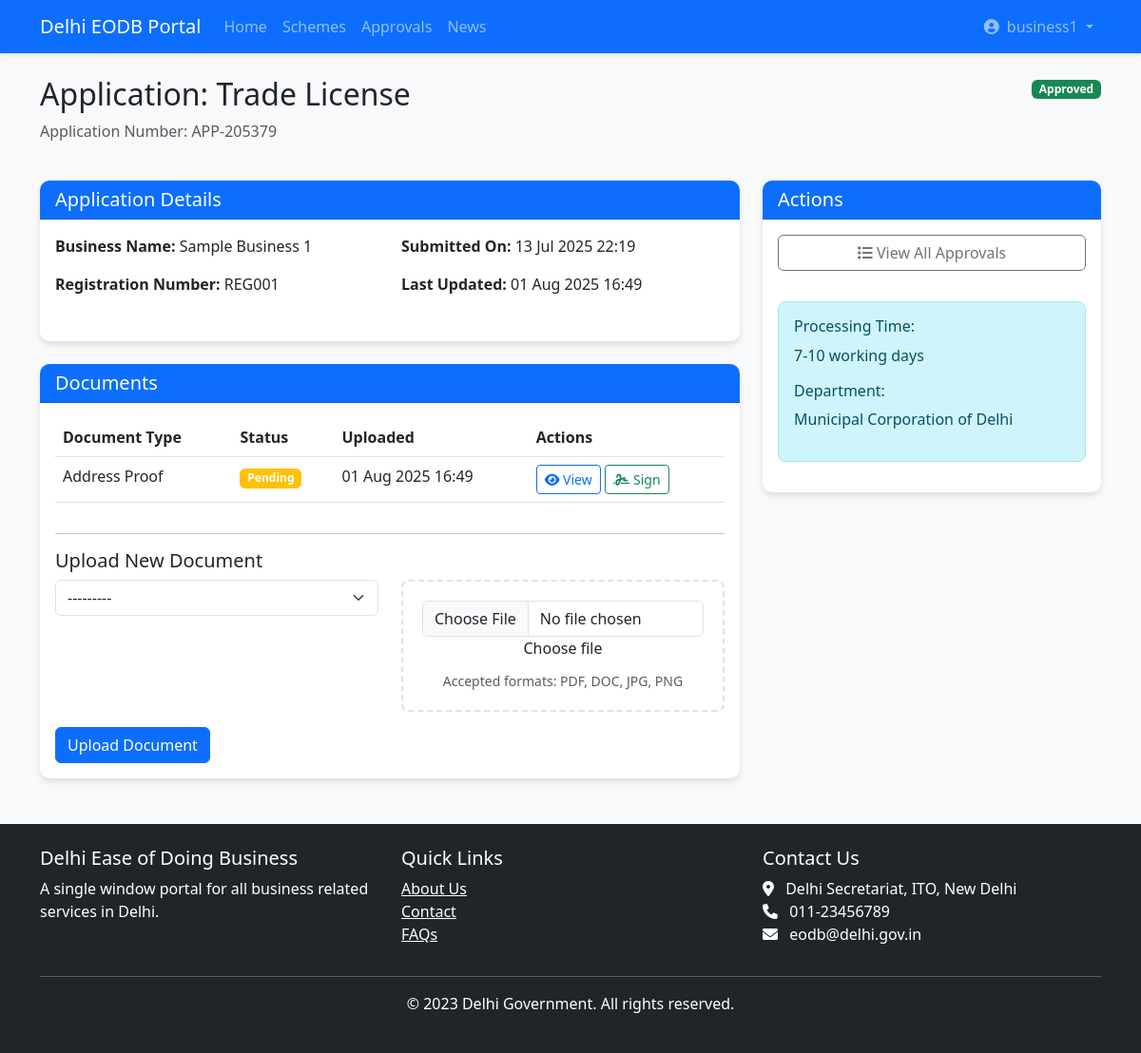
/approvals/1/ (signed in), run on the app's committed database.
### business_portal/models.py (models this page shows, shortened)
class ApprovalApplication(models.Model):
    STATUS_CHOICES = [
        ('draft', 'Draft'),
        ('submitted', 'Submitted'),
        ('under_review', 'Under Review'),
        ('approved', 'Approved'),
        ('rejected', 'Rejected'),
        ('additional_info_required', 'Additional Info Required'),
    ]
    business = models.ForeignKey(BusinessProfile, on_delete=models.CASCADE)
    approval_type = models.ForeignKey(ApprovalType, on_delete=models.CASCADE)
    application_number = models.CharField(max_length=50, unique=True)
    status = models.CharField(max_length=50, choices=STATUS_CHOICES, default='draft')
    submission_date = models.DateTimeField(null=True, blank=True)
    approval_date = models.DateTimeField(null=True, blank=True)
    rejection_reason = models.TextField(null=True, blank=True)
    notes = models.TextField(null=True, blank=True)
    created_at = models.DateTimeField(auto_now_add=True)
    updated_at = models.DateTimeField(auto_now=True)

class ApprovalType(models.Model):
    name = models.CharField(max_length=255)
    description = models.TextField()
    department = models.CharField(max_length=255)
    processing_time = models.CharField(max_length=100)
    fees = models.DecimalField(max_digits=10, decimal_places=2)
    required_documents = models.TextField()
    is_active = models.BooleanField(default=True)

class BusinessProfile(models.Model):
    BUSINESS_TYPES = [
        ('retail', 'Retail'),
        ('manufacturing', 'Manufacturing'),
        ('service', 'Service'),
        ('it', 'Information Technology'),
        ('hospitality', 'Hospitality'),
        ('other', 'Other'),
    ]
    user = models.OneToOneField(User, on_delete=models.CASCADE)
    business_name = models.CharField(max_length=255)
    business_type = models.CharField(max_length=50, choices=BUSINESS_TYPES)
    registration_number = models.CharField(max_length=50, unique=True)
    address = models.TextField()
    contact_person = models.CharField(max_length=100)
    contact_number = models.CharField(max_length=15)
    email = models.EmailField()
    date_established = models.DateField()
    created_at = models.DateTimeField(auto_now_add=True)
    updated_at = models.DateTimeField(auto_now=True)

class ApplicationDocument(models.Model):
    DOCUMENT_TYPES = [
        ('pan', 'PAN Card'),
        ('address', 'Address Proof'),
        ('registration', 'Business Registration'),
        ('id', 'ID Proof'),
        ('other', 'Other'),
    ]
    application = models.ForeignKey(ApprovalApplication, on_delete=models.CASCADE)
    document_type = models.CharField(max_length=50, choices=DOCUMENT_TYPES)
    document = models.FileField(
        upload_to='application_documents/',
        validators=[FileExtensionValidator(['pdf', 'doc', 'docx', 'jpg', 'jpeg', 'png'])]
    )
    is_verified = models.BooleanField(default=False)
    verification_notes = models.TextField(null=True, blank=True)
    uploaded_at = models.DateTimeField(auto_now_add=True)

### business_portal/views.py (the view, shortened to what this page needs)
# urls.py: path('approvals/<int:application_id>/', views.application_details, name='application_details'),
@login_required
def application_details(request, application_id):
    application = get_object_or_404(ApprovalApplication, pk=application_id, business__user=request.user)
    documents = ApplicationDocument.objects.filter(application=application)
    document_form = ApplicationDocumentForm()
    return render(request, 'business_portal/application_details.html', {
        'application': application,
        'documents': documents,
        'document_form': document_form,
    })

### business_portal/forms.py
class ApplicationDocumentForm(forms.ModelForm):
    class Meta:
        model = ApplicationDocument
        fields = ['document_type', 'document']
        widgets = {
            'document_type': forms.Select(attrs={'class': 'form-select'}),
            'document': forms.FileInput(attrs={'class': 'form-control'}),
        }

### business_portal/templates/business_portal/application_details.html (shortened to what this page needs)
{% extends "business_portal/base.html" %}
{% load static %}
{% block content %}
<div class="row mb-4">
    <div class="col-md-8">
        <h2>Application: {{ application.approval_type.name }}</h2>
        <p class="text-muted">Application Number: {{ application.application_number }}</p>
    </div>
    <div class="col-md-4 text-end">
        <span class="badge bg-{% if application.status == 'approved' %}success{% elif application.status == 'rejected' %}danger{% else %}info{% endif %}">
            {{ application.get_status_display }}
        </span>
    </div>
</div>
<div class="row">
    <div class="col-md-8">
        <div class="card mb-4">
            <div class="card-header bg-primary text-white">
                <h5 class="mb-0">Application Details</h5>
            </div>
            <div class="card-body">
                <div class="row mb-3">
                    <div class="col-md-6">
                        <p><strong>Business Name:</strong> {{ application.business.business_name }}</p>
                        <p><strong>Registration Number:</strong> {{ application.business.registration_number }}</p>
                    </div>
                    <div class="col-md-6">
                        <p><strong>Submitted On:</strong> {{ application.submission_date|date:"d M Y H:i"|default:"Not submitted yet" }}</p>
                        <p><strong>Last Updated:</strong> {{ application.updated_at|date:"d M Y H:i" }}</p>
                    </div>
                </div>
            </div>
        </div>
        <div class="card mb-4">
            <div class="card-header bg-primary text-white">
                <h5 class="mb-0">Documents</h5>
            </div>
            <div class="card-body">
                {% if documents %}
                <div class="table-responsive">
                    <table class="table">
                        <thead>
                            <tr>
                                <th>Document Type</th>
                                <th>Status</th>
                                <th>Uploaded</th>
                                <th>Actions</th>
                            </tr>
                        </thead>
                        <tbody>
                            {% for document in documents %}
                            <tr>
                                <td>{{ document.get_document_type_display }}</td>
                                <td>
                                    {% if document.is_verified %}
                                    <span class="badge bg-success">Verified</span>
                                    {% else %}
                                    <span class="badge bg-warning">Pending</span>
                                    {% endif %}
                                </td>
                                <td>{{ document.uploaded_at|date:"d M Y H:i" }}</td>
                                <td>
                                    <a href="{{ document.document.url }}" target="_blank" class="btn btn-sm btn-outline-primary">
                                        <i class="fas fa-eye"></i> View
                                    </a>
                                    <a href="{% url 'add_signature' document.id %}" class="btn btn-sm btn-outline-success">
                                        <i class="fas fa-signature"></i> Sign
                                    </a>
                                </td>
                            </tr>
                            {% endfor %}
                        </tbody>
                    </table>
                </div>
                {% else %}
                <div class="alert alert-info">
                    No documents uploaded yet.
                </div>
                {% endif %}
                <hr>
                <h5>Upload New Document</h5>
                <form method="post" enctype="multipart/form-data">
                    <div class="row">
                        <div class="col-md-6 mb-3">
                            {{ document_form.document_type }}
                        </div>
                        <div class="col-md-6 mb-3">
                            <div class="document-upload">
                                {{ document_form.document }}
                                <label for="id_document" class="form-label">Choose file</label>
                                <div class="form-text">Accepted formats: PDF, DOC, JPG, PNG</div>
                            </div>
                        </div>
                    </div>
                    <button type="submit" class="btn btn-primary">Upload Document</button>
                </form>
            </div>
        </div>
    </div>
    <div class="col-md-4">
        <div class="card mb-4">
            <div class="card-header bg-primary text-white">
                <h5 class="mb-0">Actions</h5>
            </div>
            <div class="card-body">
                <a href="{% url 'approval_types' %}" class="btn btn-outline-secondary w-100 mb-3">
                    <i class="fas fa-list"></i> View All Approvals
                </a>
                <div class="alert alert-info mt-3">
                    <h6>Processing Time:</h6>
                    <p>{{ application.approval_type.processing_time }}</p>
                    <h6>Department:</h6>
                    <p>{{ application.approval_type.department }}</p>
                </div>
            </div>
        </div>
    </div>
</div>
{% endblock %}

### business_portal/templates/business_portal/base.html (shortened to what this page needs)
{% load static %}
<!DOCTYPE html>
<html lang="en">
<head>
    <link href="https://cdn.jsdelivr.net/npm/bootstrap@5.3.0/dist/css/bootstrap.min.css" rel="stylesheet">
    <link rel="stylesheet" href="https://cdnjs.cloudflare.com/ajax/libs/font-awesome/6.0.0/css/all.min.css">
    <link rel="stylesheet" href="{% static 'css/style.css' %}">
</head>
<body>
    <nav class="navbar navbar-expand-lg navbar-dark bg-primary">
        <div class="container">
            <a class="navbar-brand" href="{% url 'home' %}">Delhi EODB Portal</a>
            <div class="collapse navbar-collapse" id="navbarNav">
                <ul class="navbar-nav me-auto">
                    <li class="nav-item">
                        <a class="nav-link" href="{% url 'home' %}">Home</a>
                    </li>
                    <li class="nav-item">
                        <a class="nav-link" href="{% url 'government_schemes' %}">Schemes</a>
                    </li>
                    <li class="nav-item">
                        <a class="nav-link" href="{% url 'approval_types' %}">Approvals</a>
                    </li>
                    <li class="nav-item">
                        <a class="nav-link" href="{% url 'news' %}">News</a>
                    </li>
                </ul>
                <ul class="navbar-nav">
                    {% if user.is_authenticated %}
                        <li class="nav-item dropdown">
                            <a class="nav-link dropdown-toggle" href="#" id="navbarDropdown" role="button" data-bs-toggle="dropdown">
                                <i class="fas fa-user-circle me-1"></i> {{ user.username }}
                            </a>
                        </li>
                    {% endif %}
                </ul>
            </div>
        </div>
    </nav>
    <main class="container my-4">
        {% block content %}{% endblock %}
    </main>
    <footer class="bg-dark text-white py-4 mt-4">
        <div class="container">
            <div class="row">
                <div class="col-md-4">
                    <h5>Delhi Ease of Doing Business</h5>
                    <p>A single window portal for all business related services in Delhi.</p>
                </div>
                <div class="col-md-4">
                    <h5>Quick Links</h5>
                    <ul class="list-unstyled">
                        <li><a href="#" class="text-white">About Us</a></li>
                        <li><a href="#" class="text-white">Contact</a></li>
                        <li><a href="#" class="text-white">FAQs</a></li>
                    </ul>
                </div>
                <div class="col-md-4">
                    <h5>Contact Us</h5>
                    <address>
                        <i class="fas fa-map-marker-alt me-2"></i> Delhi Secretariat, ITO, New Delhi<br>
                        <i class="fas fa-phone me-2"></i> 011-23456789<br>
                        <i class="fas fa-envelope me-2"></i> eodb@delhi.gov.in
                    </address>
                </div>
            </div>
            <hr>
            <div class="text-center">
                <p>&copy; 2023 Delhi Government. All rights reserved.</p>
            </div>
        </div>
    </footer>
</body>
</html>

### business_portal/static/css/style.css (style rules this page uses)
body { background-color: #f8f9fa; font-family: 'Segoe UI', Tahoma, Geneva, Verdana, sans-serif; }
.navbar { box-shadow: 0 2px 4px rgba(0,0,0,.1); }
.card { border: none; border-radius: 10px; box-shadow: 0 4px 6px rgba(0,0,0,.1); transition: transform 0.3s ease; margin-bottom: 20px; }
.card-header { border-radius: 10px 10px 0 0 !important; }
.btn-primary { background-color: #0d6efd; border-color: #0d6efd; }
.alert { border-radius: 8px; }
.document-upload { border: 2px dashed #dee2e6; border-radius: 8px; padding: 20px; text-align: center; cursor: pointer; transition: all 0.3s; }

### data on the page
ApprovalApplication: approval_type.name "Trade License", application_number "APP-205379", status "Approved", business.business_name "Sample Business 1", business.registration_number "REG001", submission_date "13 Jul 2025 22:19", updated_at "01 Aug 2025 16:49", approval_type.processing_time "7-10 working days", approval_type.department "Municipal Corporation of Delhi"
ApplicationDocument: document_type "Address Proof", is_verified "Pending", uploaded_at "01 Aug 2025 16:49"

### other printed values
{{ user.username }} "business1"
